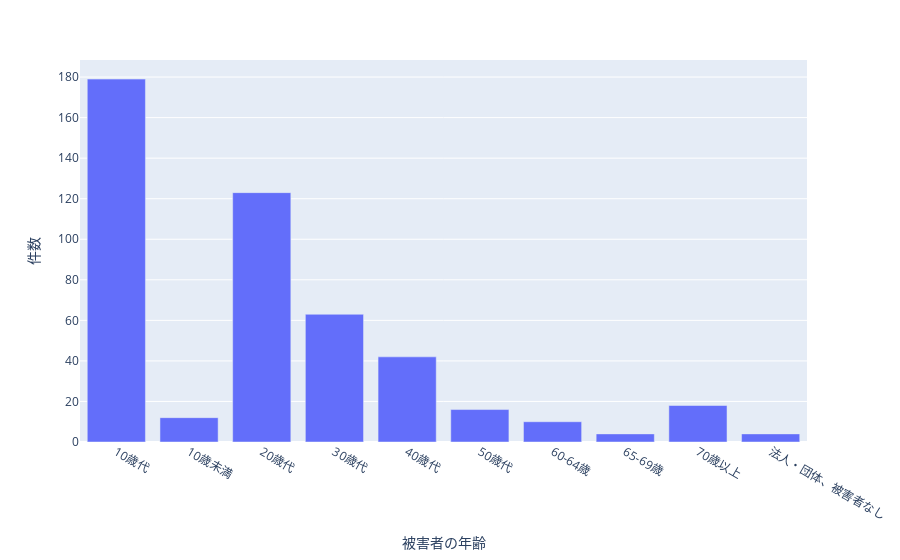

The notebook cell this image was saved under:
### Code cell
figold = px.bar(old,
            x='被害者の年齢',
            y='件数'
            )
figold.update_xaxes(categoryorder='category ascending')
figold.show()

### Figure 1 — Plotly figure (JSON) as saved in the notebook; plotly's stock layout.template omitted (floating-point values rounded to 4 significant figures)
{"data": [{"alignmentgroup": "True", "hovertemplate": "被害者の年齢=%{x}<br>件数=%{y}<extra></extra>", "legendgroup": "", "marker": {"color": "#636efa", "pattern": {"shape": ""}}, "name": "", "offsetgroup": "", "orientation": "v", "showlegend": false, "textposition": "auto", "type": "bar", "x": ["10歳代", "20歳代", "30歳代", "40歳代", "70歳以上", "50歳代", "10歳未満", "60-64歳", "65-69歳", "法人・団体、被害者なし"], "xaxis": "x", "y": [179, 123, 63, 42, 18, 16, 12, 10, 4, 4], "yaxis": "y"}], "layout": {"barmode": "relative", "legend": {"tracegroupgap": 0}, "margin": {"t": 60}, "xaxis": {"anchor": "y", "categoryorder": "category ascending", "domain": [0, 1], "title": {"text": "被害者の年齢"}}, "yaxis": {"anchor": "x", "domain": [0, 1], "title": {"text": "件数"}}}}
